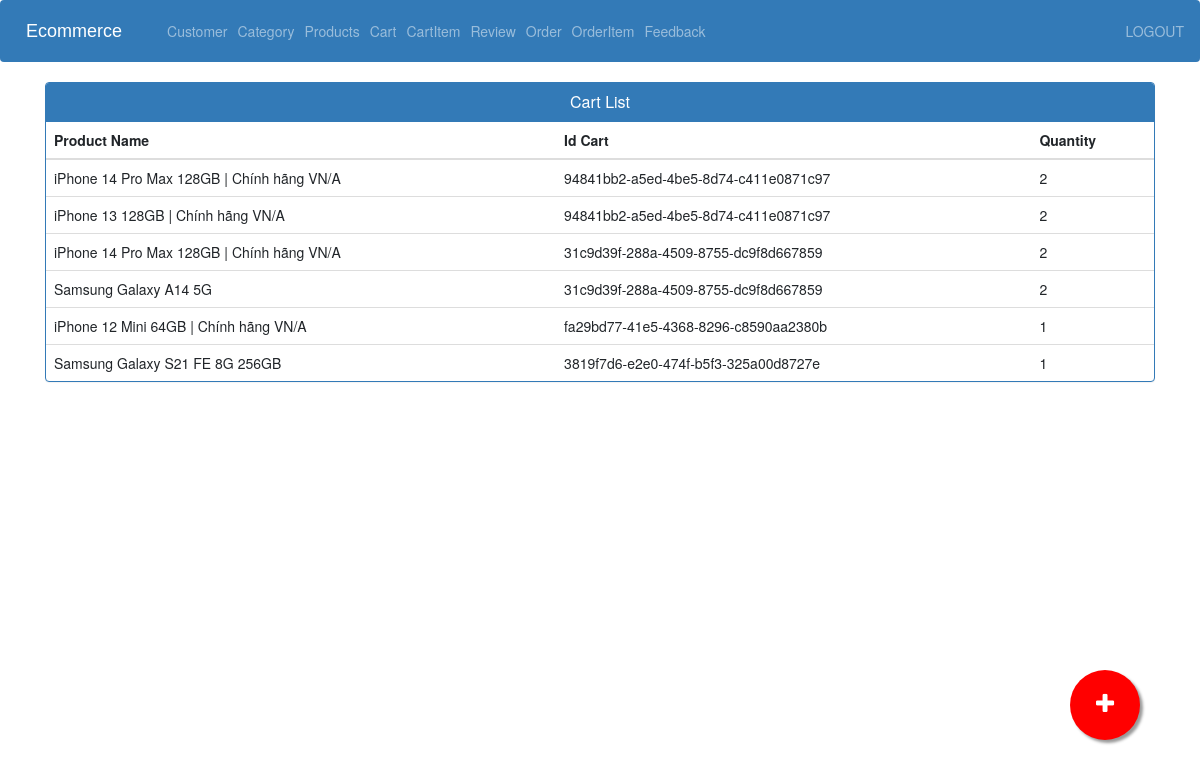
The page /cartitem_view_admin/ (signed in) on the database its author committed.
### store/models.py (models this page shows, shortened)
class CartItem(models.Model):
    product = models.ForeignKey(Product, on_delete=models.CASCADE, related_name='items')
    cart = models.ForeignKey(Cart, on_delete= models.CASCADE, related_name="cartitems")
    quantity = models.IntegerField(default=0)

class Product(models.Model):
    category = models.ForeignKey(Category,on_delete=models.CASCADE)
    name = models.CharField(max_length=255,null=False, blank=True)
    image = models.ImageField(upload_to=get_file_path,null=True,blank=True)
    quantity = models.IntegerField(null=False, blank=False)
    description = models.TextField(max_length=1000,null=False, blank=False)
    original_price = models.FloatField(null=False, blank=False)
    selling_price = models.FloatField(null=False, blank=False)
    status = models.BooleanField(default=False, help_text="0=default, 1=Hidden")
    trending = models.BooleanField(default=False,help_text="0=default, 1=Trending")
    created_at = models.DateTimeField(auto_now_add=True)

class Cart(models.Model):
    id = models.UUIDField(default=uuid.uuid4, primary_key=True)
    user = models.ForeignKey(User,  on_delete=models.CASCADE)
    completed = models.BooleanField(default=False)

### store/views.py (the view)
# urls.py: path('cartitem_view_admin/',views.cartitem_view_admin, name='cartitem_view_admin'),
@login_required(login_url='adminlogin')
def cartitem_view_admin(request):
    cartitems= CartItem.objects.all()
    context = {'cartitems':cartitems}
    return render(request, 'admin/view_cartitem.html',context)

### store/templates/admin/view_cartitem.html (shortened to what this page needs)
{% extends 'admin/admin_base.html' %}
{% load static %}
{% block content %}
<head>
  <link href="//netdna.bootstrapcdn.com/bootstrap/3.0.0/css/bootstrap.min.css" rel="stylesheet" id="bootstrap-css">
</head>
<div class="container">
  <div class="panel panel-primary">
    <div class="panel-heading">
      <h6 class="panel-title">Cart List</h6>
    </div>
    <table class="table table-hover" id="dev-table">
      <thead>
        <tr>
          <th>Product Name</th>
          <th>Id Cart</th>
          <th>Quantity</th>
        </tr>
      </thead>
      {% for p in cartitems %}
      {% if p %}
      <tr>
        <td> {{p.product.name}}</td>
        <td>{{ p.cart.id }}</td>
        <td>{{p.quantity}}</td>
      </tr>
      {%else%}
      <br><br><br>
      <h1>no products</h1>
      {% endif %}
      {% endfor %}
    </table>
  </div>
</div>
<a href="{% url 'add_category_view' %}" class="float">
<i class="fa fa-plus my-float"></i>
</a>
{% endblock content %}

### store/templates/admin/admin_base.html (style rules this page uses)
.fa { font-size: 23px; width: 60px; text-align: center; text-decoration: none; margin: 5px 2px; border-radius: 50%; }

### store/templates/admin/view_cartitem.html (style rules this page uses)
a:link { text-decoration: none; }
h6 { text-align: center; }
.float { position:fixed; width:70px; height:70px; bottom:60px; right:60px; background-color:red; color:#FFF; border-radius:50px; text-align:center; box-shadow: 3px 3px 3px #999; }
.my-float { margin-top:22px; }

### rows shown on the page
CartItem: product.name "iPhone 14 Pro Max 128GB | Chính hãng VN/A", cart.id "94841bb2-a5ed-4be5-8d74-c411e0871c97", quantity "2"
CartItem: product.name "iPhone 13 128GB | Chính hãng VN/A", cart.id "94841bb2-a5ed-4be5-8d74-c411e0871c97", quantity "2"
CartItem: product.name "iPhone 14 Pro Max 128GB | Chính hãng VN/A", cart.id "31c9d39f-288a-4509-8755-dc9f8d667859", quantity "2"
CartItem: product.name "Samsung Galaxy A14 5G", cart.id "31c9d39f-288a-4509-8755-dc9f8d667859", quantity "2"
CartItem: product.name "iPhone 12 Mini 64GB | Chính hãng VN/A", cart.id "fa29bd77-41e5-4368-8296-c8590aa2380b", quantity "1"
CartItem: product.name "Samsung Galaxy S21 FE 8G 256GB", cart.id "3819f7d6-e2e0-474f-b5f3-325a00d8727e", quantity "1"
